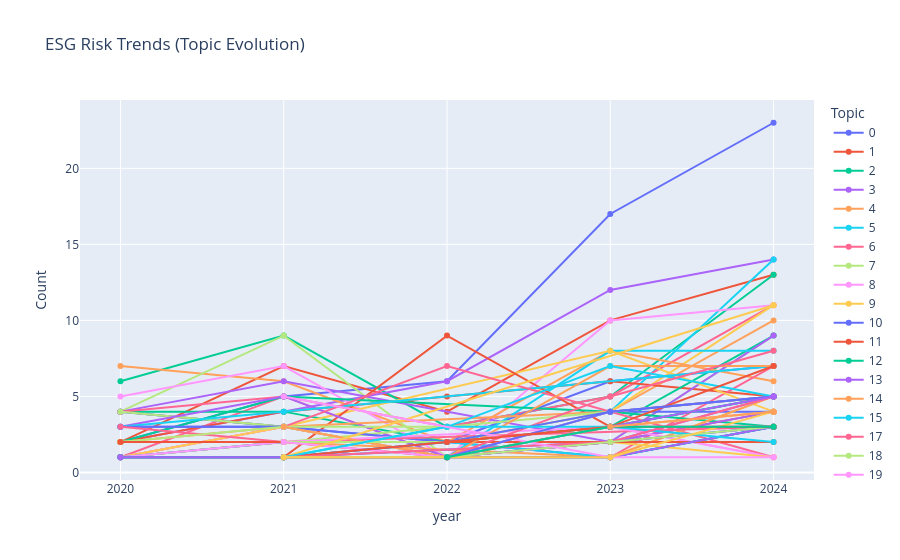

The cell this chart's notebook holds for it:
### Code cell
import os
import json
import re
import fitz  # PyMuPDF
import pandas as pd
from pathlib import Path
from tqdm import tqdm
from bertopic import BERTopic
import plotly.express as px

# --- 1. CONFIGURATION ---
ZIP_FILE = r'C:\Users\jd403\.gemini\antigravity\scratch\esg-risk-nlp\data\pdfs-20260402T062549Z-1-001\banks.zip'
PROJECT_ROOT = Path('./ESG_Project')
PDFS_DIR = PROJECT_ROOT / 'pdfs'
JSON_DIR = PROJECT_ROOT / 'json_data'
OUTPUT_DIR = PROJECT_ROOT / 'output'

for d in [PDFS_DIR, JSON_DIR, OUTPUT_DIR]:
    os.makedirs(d, exist_ok=True)

# --- 2. PRE-COMPILED RISK LEXICON ---
# Compiling regex once outside the loop increases speed by ~30%
risk_lexicon = {
    'Climate Risk': re.compile(r'\b(climate change|carbon|emission|net zero|renewable)\b', re.I),
    'Governance Risk': re.compile(r'\b(governance|board|ethics|compliance|corruption)\b', re.I),
    'Cyber Risk': re.compile(r'\b(cybersecurity|data privacy|breach|security)\b', re.I),
    'Credit Risk': re.compile(r'\b(non-performing|npa|loan default|credit risk)\b', re.I),
    'Social Risk': re.compile(r'\b(human rights|labor|inclusion|community|welfare)\b', re.I)
}

# --- 3. EXTRACTION PHASE (PDF TO JSON) ---
pdf_files = list(PDFS_DIR.glob('**/*.pdf'))

def extract_to_json():
    if not pdf_files:
        print("No PDFs found. Please ensure they are extracted in the PDFS_DIR.")
        return

    for path in tqdm(pdf_files, desc='Extracting PDFs to JSON'):
        json_file = JSON_DIR / f"{path.stem}.json"
        
        # Skip if already processed
        if json_file.exists():
            continue

        doc_data = []
        try:
            with fitz.open(path) as doc:
                # Extract Metadata
                bank = path.parts[-2] if len(path.parts) > 2 else "Unknown"
                year_match = re.search(r'(20\d{2})', path.name)
                year = year_match.group(1) if year_match else "Unknown"

                for page_num, page in enumerate(doc):
                    text = page.get_text("text")
                    # Split into paragraphs and filter short/irrelevant text
                    paragraphs = [p.strip() for p in text.split('\n') if len(p.strip()) > 100]
                    
                    for p in paragraphs:
                        found_risks = [risk for risk, pattern in risk_lexicon.items() if pattern.search(p)]
                        if found_risks:
                            doc_data.append({
                                'bank': bank,
                                'year': year,
                                'page': page_num + 1,
                                'text': p,
                                'risks': found_risks
                            })
            
            with open(json_file, 'w', encoding='utf-8') as f:
                json.dump(doc_data, f, indent=2)
                
        except Exception as e:
            print(f"Error processing {path.name}: {e}")

# --- 4. ANALYSIS PHASE (JSON TO TOPICS) ---
def run_analysis():
    all_records = []
    json_files = list(JSON_DIR.glob('*.json'))
    
    for jf in json_files:
        with open(jf, 'r', encoding='utf-8') as f:
            all_records.extend(json.load(f))
    
    if not all_records:
        print("No risk data found in JSON files.")
        return

    df = pd.DataFrame(all_records)
    df['risks_str'] = df['risks'].apply(lambda x: ', '.join(x))
    
    print(f"Analyzing {len(df)} risk-related paragraphs...")

    # BERTopic Optimization: Using a lightweight vectorizer
    topic_model = BERTopic(embedding_model="all-MiniLM-L6-v2", min_topic_size=5)
    topics, _ = topic_model.fit_transform(df['text'].tolist())
    df['Topic'] = topics

    # Save final results
    df.to_csv(OUTPUT_DIR / 'final_esg_analysis.csv', index=False)

    # Visualization
    topic_freq = df.groupby(['year', 'Topic']).size().reset_index(name='Count')
    # Filter out -1 (Outliers/Noise) for a cleaner chart
    topic_freq = topic_freq[topic_freq['Topic'] != -1]
    
    fig = px.line(topic_freq, x='year', y='Count', color='Topic', 
                  title='ESG Risk Trends (Topic Evolution)', markers=True)
    fig.show()

# --- EXECUTION ---
if __name__ == "__main__":
    extract_to_json()
    run_analysis()

### Figure 1 — Plotly figure (JSON) as saved in the notebook; plotly's stock layout.template omitted (floating-point values rounded to 4 significant figures)
{"data": [{"hovertemplate": "Topic=0<br>year=%{x}<br>Count=%{y}<extra></extra>", "legendgroup": "0", "line": {"color": "#636efa", "dash": "solid"}, "marker": {"symbol": "circle"}, "mode": "lines+markers", "name": "0", "orientation": "v", "showlegend": true, "type": "scatter", "x": ["2020", "2021", "2022", "2023", "2024"], "xaxis": "x", "y": [2, 5, 6, 17, 23], "yaxis": "y"}, {"hovertemplate": "Topic=1<br>year=%{x}<br>Count=%{y}<extra></extra>", "legendgroup": "1", "line": {"color": "#EF553B", "dash": "solid"}, "marker": {"symbol": "circle"}, "mode": "lines+markers", "name": "1", "orientation": "v", "showlegend": true, "type": "scatter", "x": ["2020", "2021", "2022", "2023", "2024"], "xaxis": "x", "y": [2, 7, 4, 10, 13], "yaxis": "y"}, {"hovertemplate": "Topic=2<br>year=%{x}<br>Count=%{y}<extra></extra>", "legendgroup": "2", "line": {"color": "#00cc96", "dash": "solid"}, "marker": {"symbol": "circle"}, "mode": "lines+markers", "name": "2", "orientation": "v", "showlegend": true, "type": "scatter", "x": ["2020", "2021", "2022", "2023", "2024"], "xaxis": "x", "y": [6, 9, 3, 5, 13], "yaxis": "y"}, {"hovertemplate": "Topic=3<br>year=%{x}<br>Count=%{y}<extra></extra>", "legendgroup": "3", "line": {"color": "#ab63fa", "dash": "solid"}, "marker": {"symbol": "circle"}, "mode": "lines+markers", "name": "3", "orientation": "v", "showlegend": true, "type": "scatter", "x": ["2020", "2022", "2023", "2024"], "xaxis": "x", "y": [2, 6, 12, 14], "yaxis": "y"}, {"hovertemplate": "Topic=4<br>year=%{x}<br>Count=%{y}<extra></extra>", "legendgroup": "4", "line": {"color": "#FFA15A", "dash": "solid"}, "marker": {"symbol": "circle"}, "mode": "lines+markers", "name": "4", "orientation": "v", "showlegend": true, "type": "scatter", "x": ["2020", "2021", "2022", "2023", "2024"], "xaxis": "x", "y": [7, 6, 2, 4, 10], "yaxis": "y"}, {"hovertemplate": "Topic=5<br>year=%{x}<br>Count=%{y}<extra></extra>", "legendgroup": "5", "line": {"color": "#19d3f3", "dash": "solid"}, "marker": {"symbol": "circle"}, "mode": "lines+markers", "name": "5", "orientation": "v", "showlegend": true, "type": "scatter", "x": ["2020", "2021", "2022", "2023", "2024"], "xaxis": "x", "y": [4, 3, 1, 4, 14], "yaxis": "y"}, {"hovertemplate": "Topic=6<br>year=%{x}<br>Count=%{y}<extra></extra>", "legendgroup": "6", "line": {"color": "#FF6692", "dash": "solid"}, "marker": {"symbol": "circle"}, "mode": "lines+markers", "name": "6", "orientation": "v", "showlegend": true, "type": "scatter", "x": ["2020", "2021", "2022", "2023", "2024"], "xaxis": "x", "y": [1, 5, 3, 5, 11], "yaxis": "y"}, {"hovertemplate": "Topic=7<br>year=%{x}<br>Count=%{y}<extra></extra>", "legendgroup": "7", "line": {"color": "#B6E880", "dash": "solid"}, "marker": {"symbol": "circle"}, "mode": "lines+markers", "name": "7", "orientation": "v", "showlegend": true, "type": "scatter", "x": ["2020", "2021", "2022", "2023", "2024"], "xaxis": "x", "y": [4, 9, 1, 2, 9], "yaxis": "y"}, {"hovertemplate": "Topic=8<br>year=%{x}<br>Count=%{y}<extra></extra>", "legendgroup": "8", "line": {"color": "#FF97FF", "dash": "solid"}, "marker": {"symbol": "circle"}, "mode": "lines+markers", "name": "8", "orientation": "v", "showlegend": true, "type": "scatter", "x": ["2020", "2021", "2022", "2023", "2024"], "xaxis": "x", "y": [1, 1, 1, 10, 11], "yaxis": "y"}, {"hovertemplate": "Topic=9<br>year=%{x}<br>Count=%{y}<extra></extra>", "legendgroup": "9", "line": {"color": "#FECB52", "dash": "solid"}, "marker": {"symbol": "circle"}, "mode": "lines+markers", "name": "9", "orientation": "v", "showlegend": true, "type": "scatter", "x": ["2020", "2021", "2022", "2023", "2024"], "xaxis": "x", "y": [4, 3, 1, 4, 11], "yaxis": "y"}, {"hovertemplate": "Topic=10<br>year=%{x}<br>Count=%{y}<extra></extra>", "legendgroup": "10", "line": {"color": "#636efa", "dash": "solid"}, "marker": {"symbol": "circle"}, "mode": "lines+markers", "name": "10", "orientation": "v", "showlegend": true, "type": "scatter", "x": ["2020", "2021", "2022", "2023", "2024"], "xaxis": "x", "y": [4, 3, 2, 6, 7], "yaxis": "y"}, {"hovertemplate": "Topic=11<br>year=%{x}<br>Count=%{y}<extra></extra>", "legendgroup": "11", "line": {"color": "#EF553B", "dash": "solid"}, "marker": {"symbol": "circle"}, "mode": "lines+markers", "name": "11", "orientation": "v", "showlegend": true, "type": "scatter", "x": ["2020", "2021", "2022", "2023", "2024"], "xaxis": "x", "y": [2, 4, 5, 6, 5], "yaxis": "y"}, {"hovertemplate": "Topic=12<br>year=%{x}<br>Count=%{y}<extra></extra>", "legendgroup": "12", "line": {"color": "#00cc96", "dash": "solid"}, "marker": {"symbol": "circle"}, "mode": "lines+markers", "name": "12", "orientation": "v", "showlegend": true, "type": "scatter", "x": ["2020", "2021", "2022", "2023", "2024"], "xaxis": "x", "y": [4, 4, 2, 3, 9], "yaxis": "y"}, {"hovertemplate": "Topic=13<br>year=%{x}<br>Count=%{y}<extra></extra>", "legendgroup": "13", "line": {"color": "#ab63fa", "dash": "solid"}, "marker": {"symbol": "circle"}, "mode": "lines+markers", "name": "13", "orientation": "v", "showlegend": true, "type": "scatter", "x": ["2020", "2021", "2023", "2024"], "xaxis": "x", "y": [4, 6, 2, 9], "yaxis": "y"}, {"hovertemplate": "Topic=14<br>year=%{x}<br>Count=%{y}<extra></extra>", "legendgroup": "14", "line": {"color": "#FFA15A", "dash": "solid"}, "marker": {"symbol": "circle"}, "mode": "lines+markers", "name": "14", "orientation": "v", "showlegend": true, "type": "scatter", "x": ["2020", "2021", "2022", "2023", "2024"], "xaxis": "x", "y": [2, 2, 2, 8, 6], "yaxis": "y"}, {"hovertemplate": "Topic=15<br>year=%{x}<br>Count=%{y}<extra></extra>", "legendgroup": "15", "line": {"color": "#19d3f3", "dash": "solid"}, "marker": {"symbol": "circle"}, "mode": "lines+markers", "name": "15", "orientation": "v", "showlegend": true, "type": "scatter", "x": ["2020", "2021", "2022", "2023", "2024"], "xaxis": "x", "y": [1, 1, 1, 8, 8], "yaxis": "y"}, {"hovertemplate": "Topic=17<br>year=%{x}<br>Count=%{y}<extra></extra>", "legendgroup": "17", "line": {"color": "#FF6692", "dash": "solid"}, "marker": {"symbol": "circle"}, "mode": "lines+markers", "name": "17", "orientation": "v", "showlegend": true, "type": "scatter", "x": ["2020", "2021", "2022", "2023", "2024"], "xaxis": "x", "y": [4, 5, 1, 1, 7], "yaxis": "y"}, {"hovertemplate": "Topic=18<br>year=%{x}<br>Count=%{y}<extra></extra>", "legendgroup": "18", "line": {"color": "#B6E880", "dash": "solid"}, "marker": {"symbol": "circle"}, "mode": "lines+markers", "name": "18", "orientation": "v", "showlegend": true, "type": "scatter", "x": ["2020", "2021", "2022", "2023", "2024"], "xaxis": "x", "y": [4, 3, 1, 4, 5], "yaxis": "y"}, {"hovertemplate": "Topic=19<br>year=%{x}<br>Count=%{y}<extra></extra>", "legendgroup": "19", "line": {"color": "#FF97FF", "dash": "solid"}, "marker": {"symbol": "circle"}, "mode": "lines+markers", "name": "19", "orientation": "v", "showlegend": true, "type": "scatter", "x": ["2020", "2021", "2022", "2023", "2024"], "xaxis": "x", "y": [5, 7, 1, 3, 1], "yaxis": "y"}, {"hovertemplate": "Topic=21<br>year=%{x}<br>Count=%{y}<extra></extra>", "legendgroup": "21", "line": {"color": "#FECB52", "dash": "solid"}, "marker": {"symbol": "circle"}, "mode": "lines+markers", "name": "21", "orientation": "v", "showlegend": true, "type": "scatter", "x": ["2020", "2021", "2023", "2024"], "xaxis": "x", "y": [1, 3, 8, 4], "yaxis": "y"}, {"hovertemplate": "Topic=22<br>year=%{x}<br>Count=%{y}<extra></extra>", "legendgroup": "22", "line": {"color": "#636efa", "dash": "solid"}, "marker": {"symbol": "circle"}, "mode": "lines+markers", "name": "22", "orientation": "v", "showlegend": true, "type": "scatter", "x": ["2020", "2021", "2022", "2023", "2024"], "xaxis": "x", "y": [3, 3, 1, 4, 4], "yaxis": "y"}, {"hovertemplate": "Topic=24<br>year=%{x}<br>Count=%{y}<extra></extra>", "legendgroup": "24", "line": {"color": "#EF553B", "dash": "solid"}, "marker": {"symbol": "circle"}, "mode": "lines+markers", "name": "24", "orientation": "v", "showlegend": true, "type": "scatter", "x": ["2020", "2021", "2022", "2023"], "xaxis": "x", "y": [1, 1, 9, 3], "yaxis": "y"}, {"hovertemplate": "Topic=25<br>year=%{x}<br>Count=%{y}<extra></extra>", "legendgroup": "25", "line": {"color": "#00cc96", "dash": "solid"}, "marker": {"symbol": "circle"}, "mode": "lines+markers", "name": "25", "orientation": "v", "showlegend": true, "type": "scatter", "x": ["2020", "2021", "2023", "2024"], "xaxis": "x", "y": [2, 5, 4, 3], "yaxis": "y"}, {"hovertemplate": "Topic=26<br>year=%{x}<br>Count=%{y}<extra></extra>", "legendgroup": "26", "line": {"color": "#ab63fa", "dash": "solid"}, "marker": {"symbol": "circle"}, "mode": "lines+markers", "name": "26", "orientation": "v", "showlegend": true, "type": "scatter", "x": ["2020", "2021", "2022", "2023", "2024"], "xaxis": "x", "y": [3, 5, 1, 2, 3], "yaxis": "y"}, {"hovertemplate": "Topic=27<br>year=%{x}<br>Count=%{y}<extra></extra>", "legendgroup": "27", "line": {"color": "#FFA15A", "dash": "solid"}, "marker": {"symbol": "circle"}, "mode": "lines+markers", "name": "27", "orientation": "v", "showlegend": true, "type": "scatter", "x": ["2020", "2021", "2023", "2024"], "xaxis": "x", "y": [2, 3, 4, 5], "yaxis": "y"}, {"hovertemplate": "Topic=28<br>year=%{x}<br>Count=%{y}<extra></extra>", "legendgroup": "28", "line": {"color": "#19d3f3", "dash": "solid"}, "marker": {"symbol": "circle"}, "mode": "lines+markers", "name": "28", "orientation": "v", "showlegend": true, "type": "scatter", "x": ["2020", "2021", "2024"], "xaxis": "x", "y": [3, 4, 7], "yaxis": "y"}, {"hovertemplate": "Topic=31<br>year=%{x}<br>Count=%{y}<extra></extra>", "legendgroup": "31", "line": {"color": "#FF6692", "dash": "solid"}, "marker": {"symbol": "circle"}, "mode": "lines+markers", "name": "31", "orientation": "v", "showlegend": true, "type": "scatter", "x": ["2020", "2021", "2022", "2024"], "xaxis": "x", "y": [1, 3, 7, 1], "yaxis": "y"}, {"hovertemplate": "Topic=33<br>year=%{x}<br>Count=%{y}<extra></extra>", "legendgroup": "33", "line": {"color": "#B6E880", "dash": "solid"}, "marker": {"symbol": "circle"}, "mode": "lines+markers", "name": "33", "orientation": "v", "showlegend": true, "type": "scatter", "x": ["2020", "2021", "2023", "2024"], "xaxis": "x", "y": [1, 2, 4, 5], "yaxis": "y"}, {"hovertemplate": "Topic=35<br>year=%{x}<br>Count=%{y}<extra></extra>", "legendgroup": "35", "line": {"color": "#FF97FF", "dash": "solid"}, "marker": {"symbol": "circle"}, "mode": "lines+markers", "name": "35", "orientation": "v", "showlegend": true, "type": "scatter", "x": ["2020", "2021", "2022", "2023", "2024"], "xaxis": "x", "y": [1, 3, 1, 3, 3], "yaxis": "y"}, {"hovertemplate": "Topic=36<br>year=%{x}<br>Count=%{y}<extra></extra>", "legendgroup": "36", "line": {"color": "#FECB52", "dash": "solid"}, "marker": {"symbol": "circle"}, "mode": "lines+markers", "name": "36", "orientation": "v", "showlegend": true, "type": "scatter", "x": ["2020", "2021", "2022", "2023", "2024"], "xaxis": "x", "y": [1, 3, 1, 1, 5], "yaxis": "y"}, {"hovertemplate": "Topic=38<br>year=%{x}<br>Count=%{y}<extra></extra>", "legendgroup": "38", "line": {"color": "#636efa", "dash": "solid"}, "marker": {"symbol": "circle"}, "mode": "lines+markers", "name": "38", "orientation": "v", "showlegend": true, "type": "scatter", "x": ["2020", "2021", "2023", "2024"], "xaxis": "x", "y": [3, 3, 1, 3], "yaxis": "y"}, {"hovertemplate": "Topic=41<br>year=%{x}<br>Count=%{y}<extra></extra>", "legendgroup": "41", "line": {"color": "#EF553B", "dash": "solid"}, "marker": {"symbol": "circle"}, "mode": "lines+markers", "name": "41", "orientation": "v", "showlegend": true, "type": "scatter", "x": ["2020", "2021", "2022", "2023", "2024"], "xaxis": "x", "y": [1, 2, 1, 2, 4], "yaxis": "y"}, {"hovertemplate": "Topic=42<br>year=%{x}<br>Count=%{y}<extra></extra>", "legendgroup": "42", "line": {"color": "#00cc96", "dash": "solid"}, "marker": {"symbol": "circle"}, "mode": "lines+markers", "name": "42", "orientation": "v", "showlegend": true, "type": "scatter", "x": ["2020", "2021", "2023", "2024"], "xaxis": "x", "y": [1, 1, 3, 5], "yaxis": "y"}, {"hovertemplate": "Topic=44<br>year=%{x}<br>Count=%{y}<extra></extra>", "legendgroup": "44", "line": {"color": "#ab63fa", "dash": "solid"}, "marker": {"symbol": "circle"}, "mode": "lines+markers", "name": "44", "orientation": "v", "showlegend": true, "type": "scatter", "x": ["2020", "2021", "2022", "2023", "2024"], "xaxis": "x", "y": [1, 1, 1, 2, 4], "yaxis": "y"}, {"hovertemplate": "Topic=47<br>year=%{x}<br>Count=%{y}<extra></extra>", "legendgroup": "47", "line": {"color": "#FFA15A", "dash": "solid"}, "marker": {"symbol": "circle"}, "mode": "lines+markers", "name": "47", "orientation": "v", "showlegend": true, "type": "scatter", "x": ["2020", "2021", "2023", "2024"], "xaxis": "x", "y": [1, 2, 1, 5], "yaxis": "y"}, {"hovertemplate": "Topic=48<br>year=%{x}<br>Count=%{y}<extra></extra>", "legendgroup": "48", "line": {"color": "#19d3f3", "dash": "solid"}, "marker": {"symbol": "circle"}, "mode": "lines+markers", "name": "48", "orientation": "v", "showlegend": true, "type": "scatter", "x": ["2020", "2021", "2022", "2023", "2024"], "xaxis": "x", "y": [1, 2, 2, 1, 3], "yaxis": "y"}, {"hovertemplate": "Topic=49<br>year=%{x}<br>Count=%{y}<extra></extra>", "legendgroup": "49", "line": {"color": "#FF6692", "dash": "solid"}, "marker": {"symbol": "circle"}, "mode": "lines+markers", "name": "49", "orientation": "v", "showlegend": true, "type": "scatter", "x": ["2020", "2021", "2024"], "xaxis": "x", "y": [3, 2, 3], "yaxis": "y"}, {"hovertemplate": "Topic=53<br>year=%{x}<br>Count=%{y}<extra></extra>", "legendgroup": "53", "line": {"color": "#B6E880", "dash": "solid"}, "marker": {"symbol": "circle"}, "mode": "lines+markers", "name": "53", "orientation": "v", "showlegend": true, "type": "scatter", "x": ["2020", "2021", "2022"], "xaxis": "x", "y": [2, 3, 3], "yaxis": "y"}, {"hovertemplate": "Topic=54<br>year=%{x}<br>Count=%{y}<extra></extra>", "legendgroup": "54", "line": {"color": "#FF97FF", "dash": "solid"}, "marker": {"symbol": "circle"}, "mode": "lines+markers", "name": "54", "orientation": "v", "showlegend": true, "type": "scatter", "x": ["2020", "2021", "2023", "2024"], "xaxis": "x", "y": [1, 2, 3, 1], "yaxis": "y"}, {"hovertemplate": "Topic=55<br>year=%{x}<br>Count=%{y}<extra></extra>", "legendgroup": "55", "line": {"color": "#FECB52", "dash": "solid"}, "marker": {"symbol": "circle"}, "mode": "lines+markers", "name": "55", "orientation": "v", "showlegend": true, "type": "scatter", "x": ["2020", "2021", "2023", "2024"], "xaxis": "x", "y": [2, 2, 2, 1], "yaxis": "y"}, {"hovertemplate": "Topic=56<br>year=%{x}<br>Count=%{y}<extra></extra>", "legendgroup": "56", "line": {"color": "#636efa", "dash": "solid"}, "marker": {"symbol": "circle"}, "mode": "lines+markers", "name": "56", "orientation": "v", "showlegend": true, "type": "scatter", "x": ["2020", "2021", "2023", "2024"], "xaxis": "x", "y": [1, 1, 2, 3], "yaxis": "y"}, {"hovertemplate": "Topic=62<br>year=%{x}<br>Count=%{y}<extra></extra>", "legendgroup": "62", "line": {"color": "#EF553B", "dash": "solid"}, "marker": {"symbol": "circle"}, "mode": "lines+markers", "name": "62", "orientation": "v", "showlegend": true, "type": "scatter", "x": ["2020", "2021", "2024"], "xaxis": "x", "y": [2, 2, 2], "yaxis": "y"}, {"hovertemplate": "Topic=63<br>year=%{x}<br>Count=%{y}<extra></extra>", "legendgroup": "63", "line": {"color": "#00cc96", "dash": "solid"}, "marker": {"symbol": "circle"}, "mode": "lines+markers", "name": "63", "orientation": "v", "showlegend": true, "type": "scatter", "x": ["2020", "2021", "2023", "2024"], "xaxis": "x", "y": [1, 1, 1, 3], "yaxis": "y"}, {"hovertemplate": "Topic=64<br>year=%{x}<br>Count=%{y}<extra></extra>", "legendgroup": "64", "line": {"color": "#ab63fa", "dash": "solid"}, "marker": {"symbol": "circle"}, "mode": "lines+markers", "name": "64", "orientation": "v", "showlegend": true, "type": "scatter", "x": ["2020", "2021", "2023", "2024"], "xaxis": "x", "y": [1, 1, 1, 3], "yaxis": "y"}, {"hovertemplate": "Topic=16<br>year=%{x}<br>Count=%{y}<extra></extra>", "legendgroup": "16", "line": {"color": "#FFA15A", "dash": "solid"}, "marker": {"symbol": "circle"}, "mode": "lines+markers", "name": "16", "orientation": "v", "showlegend": true, "type": "scatter", "x": ["2021", "2022", "2023", "2024"], "xaxis": "x", "y": [3, 1, 7, 7], "yaxis": "y"}, {"hovertemplate": "Topic=20<br>year=%{x}<br>Count=%{y}<extra></extra>", "legendgroup": "20", "line": {"color": "#19d3f3", "dash": "solid"}, "marker": {"symbol": "circle"}, "mode": "lines+markers", "name": "20", "orientation": "v", "showlegend": true, "type": "scatter", "x": ["2021", "2022", "2023", "2024"], "xaxis": "x", "y": [1, 3, 7, 5], "yaxis": "y"}, {"hovertemplate": "Topic=23<br>year=%{x}<br>Count=%{y}<extra></extra>", "legendgroup": "23", "line": {"color": "#FF6692", "dash": "solid"}, "marker": {"symbol": "circle"}, "mode": "lines+markers", "name": "23", "orientation": "v", "showlegend": true, "type": "scatter", "x": ["2021", "2022", "2023", "2024"], "xaxis": "x", "y": [1, 1, 5, 8], "yaxis": "y"}, {"hovertemplate": "Topic=29<br>year=%{x}<br>Count=%{y}<extra></extra>", "legendgroup": "29", "line": {"color": "#B6E880", "dash": "solid"}, "marker": {"symbol": "circle"}, "mode": "lines+markers", "name": "29", "orientation": "v", "showlegend": true, "type": "scatter", "x": ["2021", "2022", "2023", "2024"], "xaxis": "x", "y": [2, 2, 4, 5], "yaxis": "y"}, {"hovertemplate": "Topic=30<br>year=%{x}<br>Count=%{y}<extra></extra>", "legendgroup": "30", "line": {"color": "#FF97FF", "dash": "solid"}, "marker": {"symbol": "circle"}, "mode": "lines+markers", "name": "30", "orientation": "v", "showlegend": true, "type": "scatter", "x": ["2021", "2022", "2023", "2024"], "xaxis": "x", "y": [2, 1, 4, 5], "yaxis": "y"}, {"hovertemplate": "Topic=32<br>year=%{x}<br>Count=%{y}<extra></extra>", "legendgroup": "32", "line": {"color": "#FECB52", "dash": "solid"}, "marker": {"symbol": "circle"}, "mode": "lines+markers", "name": "32", "orientation": "v", "showlegend": true, "type": "scatter", "x": ["2021", "2024"], "xaxis": "x", "y": [1, 11], "yaxis": "y"}, {"hovertemplate": "Topic=34<br>year=%{x}<br>Count=%{y}<extra></extra>", "legendgroup": "34", "line": {"color": "#636efa", "dash": "solid"}, "marker": {"symbol": "circle"}, "mode": "lines+markers", "name": "34", "orientation": "v", "showlegend": true, "type": "scatter", "x": ["2021", "2022", "2023", "2024"], "xaxis": "x", "y": [1, 2, 4, 5], "yaxis": "y"}, {"hovertemplate": "Topic=37<br>year=%{x}<br>Count=%{y}<extra></extra>", "legendgroup": "37", "line": {"color": "#EF553B", "dash": "solid"}, "marker": {"symbol": "circle"}, "mode": "lines+markers", "name": "37", "orientation": "v", "showlegend": true, "type": "scatter", "x": ["2021", "2023", "2024"], "xaxis": "x", "y": [1, 3, 7], "yaxis": "y"}, {"hovertemplate": "Topic=40<br>year=%{x}<br>Count=%{y}<extra></extra>", "legendgroup": "40", "line": {"color": "#00cc96", "dash": "solid"}, "marker": {"symbol": "circle"}, "mode": "lines+markers", "name": "40", "orientation": "v", "showlegend": true, "type": "scatter", "x": ["2021", "2022", "2023", "2024"], "xaxis": "x", "y": [1, 1, 3, 5], "yaxis": "y"}, {"hovertemplate": "Topic=43<br>year=%{x}<br>Count=%{y}<extra></extra>", "legendgroup": "43", "line": {"color": "#ab63fa", "dash": "solid"}, "marker": {"symbol": "circle"}, "mode": "lines+markers", "name": "43", "orientation": "v", "showlegend": true, "type": "scatter", "x": ["2021", "2022", "2023", "2024"], "xaxis": "x", "y": [1, 1, 2, 5], "yaxis": "y"}, {"hovertemplate": "Topic=45<br>year=%{x}<br>Count=%{y}<extra></extra>", "legendgroup": "45", "line": {"color": "#FFA15A", "dash": "solid"}, "marker": {"symbol": "circle"}, "mode": "lines+markers", "name": "45", "orientation": "v", "showlegend": true, "type": "scatter", "x": ["2021", "2022", "2023", "2024"], "xaxis": "x", "y": [1, 1, 3, 4], "yaxis": "y"}, {"hovertemplate": "Topic=46<br>year=%{x}<br>Count=%{y}<extra></extra>", "legendgroup": "46", "line": {"color": "#19d3f3", "dash": "solid"}, "marker": {"symbol": "circle"}, "mode": "lines+markers", "name": "46", "orientation": "v", "showlegend": true, "type": "scatter", "x": ["2021", "2022", "2023", "2024"], "xaxis": "x", "y": [1, 3, 3, 2], "yaxis": "y"}, {"hovertemplate": "Topic=50<br>year=%{x}<br>Count=%{y}<extra></extra>", "legendgroup": "50", "line": {"color": "#FF6692", "dash": "solid"}, "marker": {"symbol": "circle"}, "mode": "lines+markers", "name": "50", "orientation": "v", "showlegend": true, "type": "scatter", "x": ["2021", "2023", "2024"], "xaxis": "x", "y": [1, 2, 5], "yaxis": "y"}, {"hovertemplate": "Topic=57<br>year=%{x}<br>Count=%{y}<extra></extra>", "legendgroup": "57", "line": {"color": "#B6E880", "dash": "solid"}, "marker": {"symbol": "circle"}, "mode": "lines+markers", "name": "57", "orientation": "v", "showlegend": true, "type": "scatter", "x": ["2021", "2022", "2023", "2024"], "xaxis": "x", "y": [1, 1, 2, 3], "yaxis": "y"}, {"hovertemplate": "Topic=58<br>year=%{x}<br>Count=%{y}<extra></extra>", "legendgroup": "58", "line": {"color": "#FF97FF", "dash": "solid"}, "marker": {"symbol": "circle"}, "mode": "lines+markers", "name": "58", "orientation": "v", "showlegend": true, "type": "scatter", "x": ["2021", "2023", "2024"], "xaxis": "x", "y": [5, 1, 1], "yaxis": "y"}, {"hovertemplate": "Topic=60<br>year=%{x}<br>Count=%{y}<extra></extra>", "legendgroup": "60", "line": {"color": "#FECB52", "dash": "solid"}, "marker": {"symbol": "circle"}, "mode": "lines+markers", "name": "60", "orientation": "v", "showlegend": true, "type": "scatter", "x": ["2021", "2022", "2023", "2024"], "xaxis": "x", "y": [1, 1, 1, 4], "yaxis": "y"}, {"hovertemplate": "Topic=39<br>year=%{x}<br>Count=%{y}<extra></extra>", "legendgroup": "39", "line": {"color": "#636efa", "dash": "solid"}, "marker": {"symbol": "circle"}, "mode": "lines+markers", "name": "39", "orientation": "v", "showlegend": true, "type": "scatter", "x": ["2022", "2023", "2024"], "xaxis": "x", "y": [1, 4, 5], "yaxis": "y"}, {"hovertemplate": "Topic=51<br>year=%{x}<br>Count=%{y}<extra></extra>", "legendgroup": "51", "line": {"color": "#EF553B", "dash": "solid"}, "marker": {"symbol": "circle"}, "mode": "lines+markers", "name": "51", "orientation": "v", "showlegend": true, "type": "scatter", "x": ["2022", "2023", "2024"], "xaxis": "x", "y": [2, 3, 3], "yaxis": "y"}, {"hovertemplate": "Topic=59<br>year=%{x}<br>Count=%{y}<extra></extra>", "legendgroup": "59", "line": {"color": "#00cc96", "dash": "solid"}, "marker": {"symbol": "circle"}, "mode": "lines+markers", "name": "59", "orientation": "v", "showlegend": true, "type": "scatter", "x": ["2022", "2023", "2024"], "xaxis": "x", "y": [1, 3, 3], "yaxis": "y"}, {"hovertemplate": "Topic=52<br>year=%{x}<br>Count=%{y}<extra></extra>", "legendgroup": "52", "line": {"color": "#ab63fa", "dash": "solid"}, "marker": {"symbol": "circle"}, "mode": "lines+markers", "name": "52", "orientation": "v", "showlegend": true, "type": "scatter", "x": ["2023", "2024"], "xaxis": "x", "y": [3, 5], "yaxis": "y"}, {"hovertemplate": "Topic=61<br>year=%{x}<br>Count=%{y}<extra></extra>", "legendgroup": "61", "line": {"color": "#FFA15A", "dash": "solid"}, "marker": {"symbol": "circle"}, "mode": "lines+markers", "name": "61", "orientation": "v", "showlegend": true, "type": "scatter", "x": ["2023", "2024"], "xaxis": "x", "y": [3, 4], "yaxis": "y"}], "layout": {"legend": {"title": {"text": "Topic"}, "tracegroupgap": 0}, "title": {"text": "ESG Risk Trends (Topic Evolution)"}, "xaxis": {"anchor": "y", "domain": [0, 1], "title": {"text": "year"}}, "yaxis": {"anchor": "x", "domain": [0, 1], "title": {"text": "Count"}}}}
